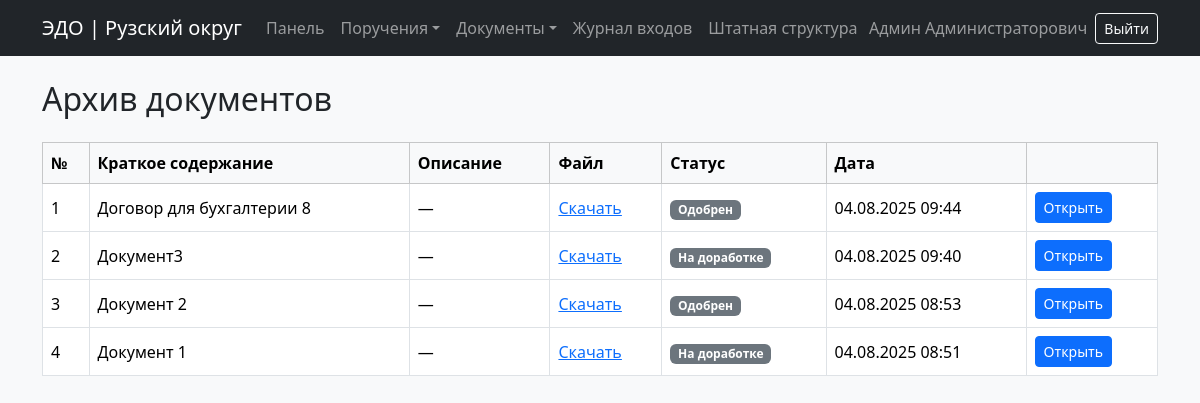
Screenshot of /archive/ (signed in) with the database file from the repository.
### users/models.py (models this page shows, shortened)
class Document(models.Model):
    STATUS_CHOICES = [
        ('на согласовании', 'На согласовании'),
        ('одобрен', 'Одобрен'),
        ('на доработке', 'На доработке'),
    ]
    TYPE_CHOICES = [
        ('Исходящий', 'Исходящий'),
        ('Входящий', 'Входящий'),
    ]
    title = models.CharField("Краткое содержание", max_length=255)
    type_choices = models.CharField("Тип документа", max_length=20, choices=TYPE_CHOICES, blank=True, null=True)
    description = models.TextField("Краткое описание", blank=True)
    file = models.FileField("Файл", upload_to='documents/')
    department = models.ForeignKey('Department', on_delete=models.CASCADE, blank=True, null=True)
    status = models.CharField(max_length=20, choices=STATUS_CHOICES, default='на согласовании')
    reviewer_comment = models.TextField("Комментарий руководителя", blank=True)
    creator = models.ForeignKey(User, on_delete=models.CASCADE, related_name="doc_creators", blank=True, null=True)
    executor = models.ForeignKey(User, verbose_name="Кто будет согласовывать?", on_delete=models.CASCADE, related_name="doc_executors", blank=True, null=True)
    created_at = models.DateTimeField(auto_now_add=True)

### users/views.py (the view)
# urls.py: path('archive/', archive_view, name='archive'),
@login_required
def archive_view(request):
    documents = Document.objects.exclude(status='на согласовании').order_by('-created_at')
    return render(request, 'users/archive.html', {'documents': documents})

### templates/users/archive.html
{% extends 'base.html' %}
{% block content %}
<div class="container py-4">
  <h2 class="mb-4">Архив документов</h2>
  {% if documents %}
    <div class="table-responsive">
      <table class="table table-bordered table-hover align-middle">
        <thead class="table-light">
          <tr>
            <th>№</th>
            <th>Краткое содержание</th>
            <th>Описание</th>
            <th>Файл</th>
            <th>Статус</th>
            <th>Дата</th>
            <th></th>
          </tr>
        </thead>
        <tbody>
          {% for doc in documents %}
            <tr>
              <td>{{ forloop.counter }}</td>
              <td>{{ doc.title }}</td>
              <td>{{ doc.description|default:"—" }}</td>
              <td>
                {% if doc.file %}
                  <a href="{{ doc.file.url }}" target="_blank">Скачать</a>
                {% else %}
                  —
                {% endif %}
              </td>
              <td><span class="badge bg-secondary">{{ doc.get_status_display }}</span></td>
              <td>{{ doc.created_at|date:"d.m.Y H:i" }}</td>
              <td>
                <a href="{% url 'document_detail' doc.id %}" class="btn btn-sm btn-primary">Открыть</a>
              </td>
            </tr>
          {% endfor %}
        </tbody>
      </table>
    </div>
  {% else %}
    <div class="alert alert-info">Документы в архиве отсутствуют.</div>
  {% endif %}
</div>
{% endblock %}

### templates/base.html (shortened to what this page needs)
<!DOCTYPE html>
<html lang="ru">
<head>
    <link href="https://cdn.jsdelivr.net/npm/bootstrap@5.3.3/dist/css/bootstrap.min.css" rel="stylesheet">
</head>
<body class="bg-light">
<nav class="navbar navbar-expand-lg navbar-dark bg-dark">
  <div class="container">
    <a class="navbar-brand" href="{% url 'dashboard' %}">ЭДО | Рузский округ</a>
    <div class="collapse navbar-collapse" id="mainNavbar">
      <ul class="navbar-nav me-auto mb-2 mb-lg-0">
        {% if user.is_authenticated %}
        <li class="nav-item">
          <a class="nav-link" href="{% url 'dashboard' %}">Панель</a>
        </li>
        <li class="nav-item dropdown">
          <a class="nav-link dropdown-toggle" href="#" role="button" data-bs-toggle="dropdown">Поручения</a>
        </li>
        <li class="nav-item dropdown">
          <a class="nav-link dropdown-toggle" href="#" role="button" data-bs-toggle="dropdown">Документы</a>
        </li>
        <li class="nav-item">
          <a class="nav-link" href="{% url 'login_journal' %}">Журнал входов</a>
        </li>
        <li class="nav-item">
          <a class="nav-link" href="{% url 'staff_structure_view' %}">Штатная структура</a>
        </li>
      </ul>
        <span class="navbar-text me-2">
          {{ user.get_full_name|default:user.username }}
        </span>
        <form action="{% url 'logout' %}" method="post" class="d-inline">
          <button class="btn btn-outline-light btn-sm">Выйти</button>
        </form>
      {% endif %}
    </div>
  </div>
</nav>
{% block content %}
{% endblock %}
</body>
</html>

### rows the page displays
Document: title "Договор для бухгалтерии 8", description "—", status "Одобрен", created_at "04.08.2025 09:44"
Document: title "Документ3", description "—", status "На доработке", created_at "04.08.2025 09:40"
Document: title "Документ 2", description "—", status "Одобрен", created_at "04.08.2025 08:53"
Document: title "Документ 1", description "—", status "На доработке", created_at "04.08.2025 08:51"

### other values shown
{{ user.get_full_name|default:user.username }} "Админ Администраторович"
